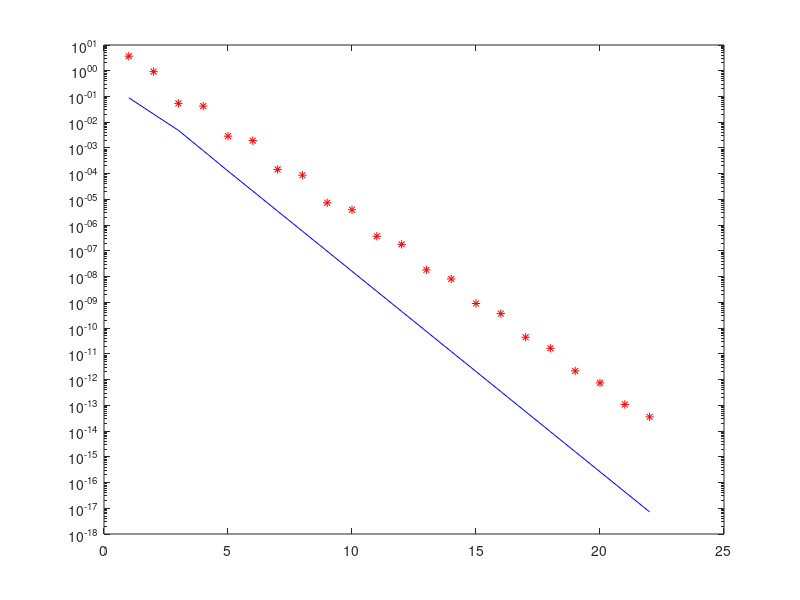

MATLAB code to generate this figure:
%EJERCICIO 3
clear

w=[0.9358 0.0638 0.0004];
n=3;
M=zeros(n);

for i=1:n
    for j=1:n
        M(i,j)=w(i)/w(j);
    end
end

x=[1 1 1]';
x=x/norm(x)
error=100;
iter=0;
while  iter<11
    x1 = M*x;
    lamba=x'*x1;
    x=x1;
    x=x/norm(x);
    iter=iter+1;
end
bar(x);

%EJERCICIO 4
clear
lambda2=0.8724;
n=5

A=[1 5 3 7 5; 1/5 1 1/3 3 1/2; 1/3 3 1 5 3; 1/7 1/3 1/5 1 1/5;1/5 2 1/3 5 1];
x0=ones(n,1);
x0=x0/norm(x0);
error=100;
x=A*x0;
lambda=x0'*x;
iter=0;
while error>10e-14
    iter=iter+1;
    x0=x;
    x0=x0/norm(x0);
    x=A*x0;
    lambda_new=x0'*x;
    res(iter)=abs(lambda_new-lambda);
    tasa_convergencia(iter)=abs((lambda2/lambda)^iter);
    error=res;
    lambda_vector(iter)=lambda
    lambda=lambda_new;
end

for i=1:iter
fprintf( "n_iter: %2d, lambda: %.16f, error: %.2e \n", i, lambda_vector(i), res(i));
end



semilogy(1:iter,res,'*r',1:iter,tasa_convergencia,'b');



H=[1 -A(1,2) 0 0 0; 1 0 -A(1,3) 0 0; 1 0 0 -A(1,4) 0; 1 0 0 0 -A(1,5); 0 1 -A(2,3) 0 0;0 1 0 -A(2,4) 0; 0 1 0 0 -A(2,5); 0 0 1 -A(3,4) 0; 0 0 1 0 -A(3,5);0 0 0 1 -A(4,5); 1 1 1 1 1]
b=[0 0 0 0 0 0 0 0 0 0 1]';

v=H\b;
w=v/sum(v);

lambda_max=mean(A*w./w);
CI=(lambda_max-n)/(n-1);

W=zeros(n,n);
for i=1:5
    for j=1:5
        W(i,j)=w(i)/w(j);
    end
end
Des_max=max(max(abs(W-A))) 
%otra opcion
Res=abs(W-A);
Des_max2=max(Res(:)) %Pones res de matriz a vector y sacas maximo del vector

A2=eye(n);
A2(1,2)=5;
A2(1,3)=3;
A2(1,4)=7;
A2(1,5)=5;
for i=1:n
    for j=1:n
        if j==1
            A2(i,j)= 1/A2(i,j);
        else
            A2(i,j)=A2(1,j)*A(i,1);
        end
    end
end    

H2=[1 -1 0 0 0;
    1 0 -1 0 0;
    1 0 0 -1 0
    1 0 0 0 -1
    0 1 -1 0 0
    0 1 0 -1 0
    0 1 0 0 -1
    0 0 1 -1 0;
    0 0 1 0 -1;
    0 0 0 1 -1
    1 1 1 1 1]; %Condicion necesaria, ultima = todo unos
L=log(A2);
b2=[L(1,2) L(1,3) L(1,4) L(1,5) L(2,3) L(2,4) L(2,5) L(3,4) L(3,5) L(4,5) 0]';%' para hacer de vector a columnas

v2=H2\b2;
w2=exp(v2)/sum(exp(v2));


%Otra opción H2
H3=zeros(4,5);
H3(:,1)=ones(4,1); %Meterias todo unos a 4 priemras fila de 1 columna
for i=1:4
    H(i,i+1)=-A(1,i+1);
end   
H3=[H;ones(1,5)];

